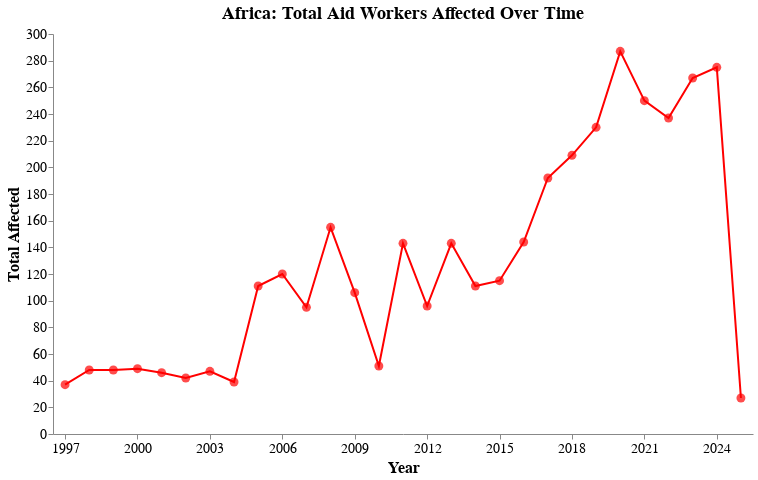

Notebook cell for this chart:
### Code cell
# Africa
africa = security_incidents_clean[security_incidents_clean['Group'] == 'Africa']
africa_grouped = africa.groupby('Year')['Total affected'].sum().reset_index()
tick_values = africa_grouped['Year'][::3].tolist()

africa_chart = (
    alt.Chart(africa_grouped).mark_line(color='red')
    .encode(
        x=alt.X('Year:N',
            axis=alt.Axis(
                values=tick_values,
                labelAngle=0,
                labelFont='Courier New',
                labelFontSize=14
            ),
            title='Year'
        ),
        y=alt.Y('Total affected:Q',
            axis=alt.Axis(
                grid=False,
                labelFont='Courier New',
                labelFontSize=14
            ),
            title='Total Affected'
        ),
        tooltip=['Year:N', 'Total affected:Q']
    )
    .properties(
        title='Africa: Total Aid Workers Affected Over Time',
        width=700,
        height=400
    )
    + alt.Chart(africa_grouped).mark_point(color='red', filled=True, size=80)
    .encode(
        x='Year:N',
        y='Total affected:Q',
        tooltip=['Year:N', 'Total affected:Q']
    )
).interactive().configure_view(
    stroke=None
).configure_title(
    font='Courier New',
    fontSize=18,
    anchor='start'
).configure_axis(
    titleFont='Courier New',
    titleFontSize=16
).configure_title(
    font='Courier New',
    fontSize=18
)

africa_chart.save("../plots/africa_total_affected.html")
africa_chart

### Figure 1 — Vega-Lite specification as saved in the notebook (floating-point values rounded to 4 significant figures)
{"config": {"view": {"continuousWidth": 400, "continuousHeight": 300, "stroke": null}, "axis": {"titleFont": "Courier New", "titleFontSize": 16}, "title": {"font": "Courier New", "fontSize": 18}}, "layer": [{"mark": {"type": "line", "color": "red"}, "encoding": {"tooltip": [{"field": "Year", "type": "nominal"}, {"field": "Total affected", "type": "quantitative"}], "x": {"axis": {"labelAngle": 0, "labelFont": "Courier New", "labelFontSize": 14, "values": ["1997", "2000", "2003", "2006", "2009", "2012", "2015", "2018", "2021", "2024"]}, "field": "Year", "title": "Year", "type": "nominal"}, "y": {"axis": {"grid": false, "labelFont": "Courier New", "labelFontSize": 14}, "field": "Total affected", "title": "Total Affected", "type": "quantitative"}}, "height": 400, "selection": {"selector089": {"type": "interval", "bind": "scales", "encodings": ["x", "y"]}}, "title": "Africa: Total Aid Workers Affected Over Time", "width": 700}, {"mark": {"type": "point", "color": "red", "filled": true, "size": 80}, "encoding": {"tooltip": [{"field": "Year", "type": "nominal"}, {"field": "Total affected", "type": "quantitative"}], "x": {"field": "Year", "type": "nominal"}, "y": {"field": "Total affected", "type": "quantitative"}}}], "data": {"name": "data-0c61203f305fb9a3d32113b7515e7bb7"}, "$schema": "https://vega.github.io/schema/vega-lite/v4.17.0.json", "datasets": {"data-0c61203f305fb9a3d32113b7515e7bb7": [{"Year": "1997", "Total affected": 37}, {"Year": "1998", "Total affected": 48}, {"Year": "1999", "Total affected": 48}, {"Year": "2000", "Total affected": 49}, {"Year": "2001", "Total affected": 46}, {"Year": "2002", "Total affected": 42}, {"Year": "2003", "Total affected": 47}, {"Year": "2004", "Total affected": 39}, {"Year": "2005", "Total affected": 111}, {"Year": "2006", "Total affected": 120}, {"Year": "2007", "Total affected": 95}, {"Year": "2008", "Total affected": 155}, {"Year": "2009", "Total affected": 106}, {"Year": "2010", "Total affected": 51}, {"Year": "2011", "Total affected": 143}, {"Year": "2012", "Total affected": 96}, {"Year": "2013", "Total affected": 143}, {"Year": "2014", "Total affected": 111}, {"Year": "2015", "Total affected": 115}, {"Year": "2016", "Total affected": 144}, {"Year": "2017", "Total affected": 192}, {"Year": "2018", "Total affected": 209}, {"Year": "2019", "Total affected": 230}, {"Year": "2020", "Total affected": 287}, {"Year": "2021", "Total affected": 250}, {"Year": "2022", "Total affected": 237}, {"Year": "2023", "Total affected": 267}, {"Year": "2024", "Total affected": 275}, {"Year": "2025", "Total affected": 27}]}}
